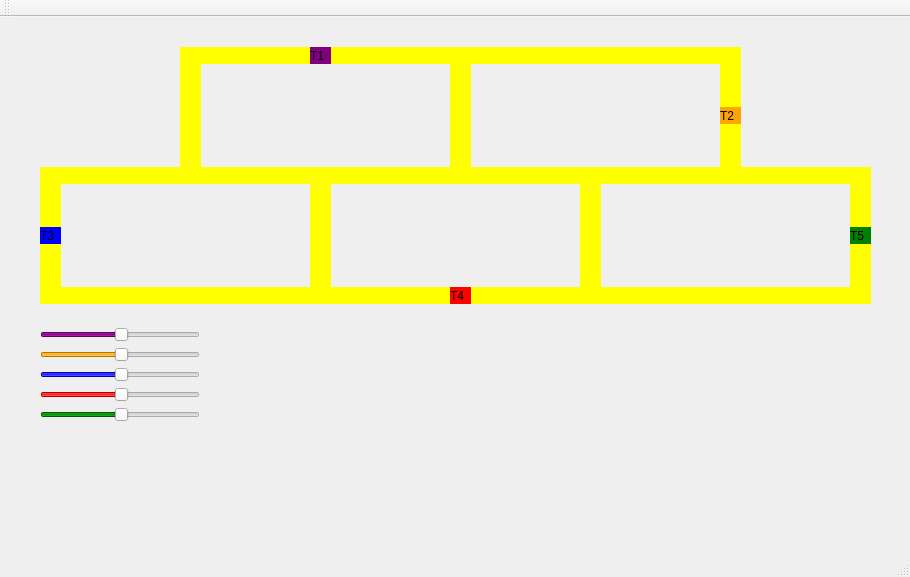
<?xml version="1.0" encoding="UTF-8"?>
<ui version="4.0">
 <class>MainWindow</class>
 <widget class="QMainWindow" name="MainWindow">
  <property name="geometry">
   <rect>
    <x>0</x>
    <y>0</y>
    <width>910</width>
    <height>577</height>
   </rect>
  </property>
  <property name="windowTitle">
   <string>MainWindow</string>
  </property>
  <widget class="QWidget" name="centralWidget">
   <widget class="QLabel" name="label_trem1">
    <property name="geometry">
     <rect>
      <x>310</x>
      <y>30</y>
      <width>21</width>
      <height>17</height>
     </rect>
    </property>
    <property name="styleSheet">
     <string notr="true">QLabel { background: purple}</string>
    </property>
    <property name="text">
     <string>T1</string>
    </property>
   </widget>
   <widget class="QLabel" name="label_trilho1">
    <property name="geometry">
     <rect>
      <x>200</x>
      <y>30</y>
      <width>250</width>
      <height>17</height>
     </rect>
    </property>
    <property name="styleSheet">
     <string notr="true">QLabel { background: yellow}</string>
    </property>
    <property name="text">
     <string/>
    </property>
   </widget>
   <widget class="QLabel" name="label_trilho2">
    <property name="geometry">
     <rect>
      <x>200</x>
      <y>150</y>
      <width>250</width>
      <height>17</height>
     </rect>
    </property>
    <property name="styleSheet">
     <string notr="true">QLabel { background: yellow}</string>
    </property>
    <property name="text">
     <string/>
    </property>
   </widget>
   <widget class="QLabel" name="label_trilho3">
    <property name="geometry">
     <rect>
      <x>450</x>
      <y>30</y>
      <width>21</width>
      <height>137</height>
     </rect>
    </property>
    <property name="styleSheet">
     <string notr="true">QLabel { background: yellow}</string>
    </property>
    <property name="text">
     <string/>
    </property>
   </widget>
   <widget class="QLabel" name="label_trilho4">
    <property name="geometry">
     <rect>
      <x>180</x>
      <y>30</y>
      <width>21</width>
      <height>137</height>
     </rect>
    </property>
    <property name="styleSheet">
     <string notr="true">QLabel { background: yellow}</string>
    </property>
    <property name="text">
     <string/>
    </property>
   </widget>
   <widget class="QLabel" name="label_trilho4_2">
    <property name="geometry">
     <rect>
      <x>720</x>
      <y>30</y>
      <width>21</width>
      <height>137</height>
     </rect>
    </property>
    <property name="styleSheet">
     <string notr="true">QLabel { background: yellow}</string>
    </property>
    <property name="text">
     <string/>
    </property>
   </widget>
   <widget class="QLabel" name="label_trilho1_2">
    <property name="geometry">
     <rect>
      <x>470</x>
      <y>30</y>
      <width>250</width>
      <height>17</height>
     </rect>
    </property>
    <property name="styleSheet">
     <string notr="true">QLabel { background: yellow}</string>
    </property>
    <property name="text">
     <string/>
    </property>
   </widget>
   <widget class="QLabel" name="label_trilho2_2">
    <property name="geometry">
     <rect>
      <x>470</x>
      <y>150</y>
      <width>250</width>
      <height>17</height>
     </rect>
    </property>
    <property name="styleSheet">
     <string notr="true">QLabel { background: yellow}</string>
    </property>
    <property name="text">
     <string/>
    </property>
   </widget>
   <widget class="QLabel" name="label_trem2">
    <property name="geometry">
     <rect>
      <x>720</x>
      <y>90</y>
      <width>21</width>
      <height>17</height>
     </rect>
    </property>
    <property name="styleSheet">
     <string notr="true">QLabel { background: orange}</string>
    </property>
    <property name="text">
     <string>T2</string>
    </property>
   </widget>
   <widget class="QLabel" name="label_trilho4_3">
    <property name="geometry">
     <rect>
      <x>310</x>
      <y>150</y>
      <width>21</width>
      <height>137</height>
     </rect>
    </property>
    <property name="styleSheet">
     <string notr="true">QLabel { background: yellow}</string>
    </property>
    <property name="text">
     <string/>
    </property>
   </widget>
   <widget class="QLabel" name="label_trilho2_3">
    <property name="geometry">
     <rect>
      <x>330</x>
      <y>270</y>
      <width>250</width>
      <height>17</height>
     </rect>
    </property>
    <property name="styleSheet">
     <string notr="true">QLabel { background: yellow}</string>
    </property>
    <property name="text">
     <string/>
    </property>
   </widget>
   <widget class="QLabel" name="label_trilho3_2">
    <property name="geometry">
     <rect>
      <x>580</x>
      <y>150</y>
      <width>21</width>
      <height>137</height>
     </rect>
    </property>
    <property name="styleSheet">
     <string notr="true">QLabel { background: yellow}</string>
    </property>
    <property name="text">
     <string/>
    </property>
   </widget>
   <widget class="QLabel" name="label_trilho1_3">
    <property name="geometry">
     <rect>
      <x>330</x>
      <y>150</y>
      <width>250</width>
      <height>17</height>
     </rect>
    </property>
    <property name="styleSheet">
     <string notr="true">QLabel { background: yellow}</string>
    </property>
    <property name="text">
     <string/>
    </property>
   </widget>
   <widget class="QLabel" name="label_trilho2_4">
    <property name="geometry">
     <rect>
      <x>600</x>
      <y>270</y>
      <width>250</width>
      <height>17</height>
     </rect>
    </property>
    <property name="styleSheet">
     <string notr="true">QLabel { background: yellow}</string>
    </property>
    <property name="text">
     <string/>
    </property>
   </widget>
   <widget class="QLabel" name="label_trilho4_4">
    <property name="geometry">
     <rect>
      <x>580</x>
      <y>150</y>
      <width>21</width>
      <height>137</height>
     </rect>
    </property>
    <property name="styleSheet">
     <string notr="true">QLabel { background: yellow}</string>
    </property>
    <property name="text">
     <string/>
    </property>
   </widget>
   <widget class="QLabel" name="label_trilho3_3">
    <property name="geometry">
     <rect>
      <x>850</x>
      <y>150</y>
      <width>21</width>
      <height>137</height>
     </rect>
    </property>
    <property name="styleSheet">
     <string notr="true">QLabel { background: yellow}</string>
    </property>
    <property name="text">
     <string/>
    </property>
   </widget>
   <widget class="QLabel" name="label_trilho1_4">
    <property name="geometry">
     <rect>
      <x>600</x>
      <y>150</y>
      <width>250</width>
      <height>17</height>
     </rect>
    </property>
    <property name="styleSheet">
     <string notr="true">QLabel { background: yellow}</string>
    </property>
    <property name="text">
     <string/>
    </property>
   </widget>
   <widget class="QLabel" name="label_trilho4_5">
    <property name="geometry">
     <rect>
      <x>40</x>
      <y>150</y>
      <width>21</width>
      <height>137</height>
     </rect>
    </property>
    <property name="styleSheet">
     <string notr="true">QLabel { background: yellow}</string>
    </property>
    <property name="text">
     <string/>
    </property>
   </widget>
   <widget class="QLabel" name="label_trilho2_5">
    <property name="geometry">
     <rect>
      <x>60</x>
      <y>270</y>
      <width>250</width>
      <height>17</height>
     </rect>
    </property>
    <property name="styleSheet">
     <string notr="true">QLabel { background: yellow}</string>
    </property>
    <property name="text">
     <string/>
    </property>
   </widget>
   <widget class="QLabel" name="label_trilho3_4">
    <property name="geometry">
     <rect>
      <x>310</x>
      <y>150</y>
      <width>21</width>
      <height>137</height>
     </rect>
    </property>
    <property name="styleSheet">
     <string notr="true">QLabel { background: yellow}</string>
    </property>
    <property name="text">
     <string/>
    </property>
   </widget>
   <widget class="QLabel" name="label_trilho1_5">
    <property name="geometry">
     <rect>
      <x>60</x>
      <y>150</y>
      <width>250</width>
      <height>17</height>
     </rect>
    </property>
    <property name="styleSheet">
     <string notr="true">QLabel { background: yellow}</string>
    </property>
    <property name="text">
     <string/>
    </property>
   </widget>
   <widget class="QLabel" name="label_trem3">
    <property name="geometry">
     <rect>
      <x>40</x>
      <y>210</y>
      <width>21</width>
      <height>17</height>
     </rect>
    </property>
    <property name="styleSheet">
     <string notr="true">QLabel { background: blue}</string>
    </property>
    <property name="text">
     <string>T3</string>
    </property>
   </widget>
   <widget class="QLabel" name="label_trem4">
    <property name="geometry">
     <rect>
      <x>450</x>
      <y>270</y>
      <width>21</width>
      <height>17</height>
     </rect>
    </property>
    <property name="styleSheet">
     <string notr="true">QLabel { background: red}</string>
    </property>
    <property name="text">
     <string>T4</string>
    </property>
   </widget>
   <widget class="QLabel" name="label_trem5">
    <property name="geometry">
     <rect>
      <x>850</x>
      <y>210</y>
      <width>21</width>
      <height>17</height>
     </rect>
    </property>
    <property name="styleSheet">
     <string notr="true">QLabel { background: green}</string>
    </property>
    <property name="text">
     <string>T5</string>
    </property>
   </widget>
   <widget class="QSlider" name="speed_trem1">
    <property name="geometry">
     <rect>
      <x>40</x>
      <y>310</y>
      <width>160</width>
      <height>16</height>
     </rect>
    </property>
    <property name="styleSheet">
     <string notr="true">QSlider { selection-background-color: purple}</string>
    </property>
    <property name="maximum">
     <number>195</number>
    </property>
    <property name="singleStep">
     <number>0</number>
    </property>
    <property name="value">
     <number>100</number>
    </property>
    <property name="sliderPosition">
     <number>100</number>
    </property>
    <property name="orientation">
     <enum>Qt::Horizontal</enum>
    </property>
    <property name="invertedAppearance">
     <bool>false</bool>
    </property>
    <property name="invertedControls">
     <bool>false</bool>
    </property>
   </widget>
   <widget class="QSlider" name="speed_trem2">
    <property name="geometry">
     <rect>
      <x>40</x>
      <y>330</y>
      <width>160</width>
      <height>16</height>
     </rect>
    </property>
    <property name="styleSheet">
     <string notr="true">QSlider { selection-background-color: orange}</string>
    </property>
    <property name="maximum">
     <number>195</number>
    </property>
    <property name="singleStep">
     <number>0</number>
    </property>
    <property name="value">
     <number>100</number>
    </property>
    <property name="sliderPosition">
     <number>100</number>
    </property>
    <property name="orientation">
     <enum>Qt::Horizontal</enum>
    </property>
    <property name="invertedAppearance">
     <bool>false</bool>
    </property>
    <property name="invertedControls">
     <bool>false</bool>
    </property>
   </widget>
   <widget class="QSlider" name="speed_trem3">
    <property name="geometry">
     <rect>
      <x>40</x>
      <y>350</y>
      <width>160</width>
      <height>16</height>
     </rect>
    </property>
    <property name="styleSheet">
     <string notr="true">QSlider { selection-background-color: blue}</string>
    </property>
    <property name="maximum">
     <number>195</number>
    </property>
    <property name="singleStep">
     <number>0</number>
    </property>
    <property name="value">
     <number>100</number>
    </property>
    <property name="sliderPosition">
     <number>100</number>
    </property>
    <property name="orientation">
     <enum>Qt::Horizontal</enum>
    </property>
    <property name="invertedAppearance">
     <bool>false</bool>
    </property>
    <property name="invertedControls">
     <bool>false</bool>
    </property>
   </widget>
   <widget class="QSlider" name="speed_trem4">
    <property name="geometry">
     <rect>
      <x>40</x>
      <y>370</y>
      <width>160</width>
      <height>16</height>
     </rect>
    </property>
    <property name="styleSheet">
     <string notr="true">QSlider { selection-background-color: red}</string>
    </property>
    <property name="maximum">
     <number>195</number>
    </property>
    <property name="singleStep">
     <number>0</number>
    </property>
    <property name="value">
     <number>100</number>
    </property>
    <property name="sliderPosition">
     <number>100</number>
    </property>
    <property name="orientation">
     <enum>Qt::Horizontal</enum>
    </property>
    <property name="invertedAppearance">
     <bool>false</bool>
    </property>
    <property name="invertedControls">
     <bool>false</bool>
    </property>
   </widget>
   <widget class="QSlider" name="speed_trem5">
    <property name="geometry">
     <rect>
      <x>40</x>
      <y>390</y>
      <width>160</width>
      <height>16</height>
     </rect>
    </property>
    <property name="styleSheet">
     <string notr="true">QSlider { selection-background-color: green}</string>
    </property>
    <property name="maximum">
     <number>195</number>
    </property>
    <property name="singleStep">
     <number>0</number>
    </property>
    <property name="value">
     <number>100</number>
    </property>
    <property name="sliderPosition">
     <number>100</number>
    </property>
    <property name="orientation">
     <enum>Qt::Horizontal</enum>
    </property>
    <property name="invertedAppearance">
     <bool>false</bool>
    </property>
    <property name="invertedControls">
     <bool>false</bool>
    </property>
   </widget>
   <zorder>label_trilho1</zorder>
   <zorder>label_trilho2</zorder>
   <zorder>label_trilho3</zorder>
   <zorder>label_trilho4</zorder>
   <zorder>label_trilho4_2</zorder>
   <zorder>label_trilho1_2</zorder>
   <zorder>label_trilho2_2</zorder>
   <zorder>label_trilho4_3</zorder>
   <zorder>label_trilho2_3</zorder>
   <zorder>label_trilho3_2</zorder>
   <zorder>label_trilho1_3</zorder>
   <zorder>label_trilho2_4</zorder>
   <zorder>label_trilho4_4</zorder>
   <zorder>label_trilho3_3</zorder>
   <zorder>label_trilho1_4</zorder>
   <zorder>label_trilho4_5</zorder>
   <zorder>label_trilho2_5</zorder>
   <zorder>label_trilho3_4</zorder>
   <zorder>label_trilho1_5</zorder>
   <zorder>label_trem4</zorder>
   <zorder>label_trem3</zorder>
   <zorder>label_trem5</zorder>
   <zorder>label_trem2</zorder>
   <zorder>label_trem1</zorder>
   <zorder>speed_trem1</zorder>
   <zorder>speed_trem2</zorder>
   <zorder>speed_trem3</zorder>
   <zorder>speed_trem4</zorder>
   <zorder>speed_trem5</zorder>
  </widget>
  <widget class="QMenuBar" name="menuBar">
   <property name="geometry">
    <rect>
     <x>0</x>
     <y>0</y>
     <width>910</width>
     <height>22</height>
    </rect>
   </property>
  </widget>
  <widget class="QToolBar" name="mainToolBar">
   <attribute name="toolBarArea">
    <enum>TopToolBarArea</enum>
   </attribute>
   <attribute name="toolBarBreak">
    <bool>false</bool>
   </attribute>
  </widget>
  <widget class="QStatusBar" name="statusBar"/>
 </widget>
 <layoutdefault spacing="6" margin="11"/>
 <resources/>
 <connections/>
</ui>
